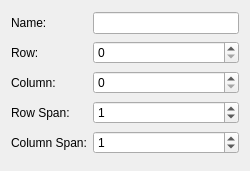
<?xml version="1.0" encoding="UTF-8"?>
<ui version="4.0">
 <class>WidgetDialogGenerator</class>
 <widget class="QDialog" name="WidgetDialogGenerator">
  <property name="geometry">
   <rect>
    <x>0</x>
    <y>0</y>
    <width>250</width>
    <height>171</height>
   </rect>
  </property>
  <property name="sizePolicy">
   <sizepolicy hsizetype="Ignored" vsizetype="Ignored">
    <horstretch>0</horstretch>
    <verstretch>0</verstretch>
   </sizepolicy>
  </property>
  <property name="windowTitle">
   <string>New Widget...</string>
  </property>
  <layout class="QFormLayout" name="formLayout">
   <item row="1" column="0">
    <widget class="QLabel" name="label">
     <property name="sizePolicy">
      <sizepolicy hsizetype="Preferred" vsizetype="Preferred">
       <horstretch>0</horstretch>
       <verstretch>1</verstretch>
      </sizepolicy>
     </property>
     <property name="text">
      <string>Row:</string>
     </property>
    </widget>
   </item>
   <item row="2" column="0">
    <widget class="QLabel" name="label_2">
     <property name="sizePolicy">
      <sizepolicy hsizetype="Preferred" vsizetype="Preferred">
       <horstretch>0</horstretch>
       <verstretch>1</verstretch>
      </sizepolicy>
     </property>
     <property name="text">
      <string>Column:</string>
     </property>
    </widget>
   </item>
   <item row="3" column="0">
    <widget class="QLabel" name="label_3">
     <property name="sizePolicy">
      <sizepolicy hsizetype="Preferred" vsizetype="Preferred">
       <horstretch>0</horstretch>
       <verstretch>1</verstretch>
      </sizepolicy>
     </property>
     <property name="text">
      <string>Row Span:</string>
     </property>
    </widget>
   </item>
   <item row="4" column="0">
    <widget class="QLabel" name="label_4">
     <property name="sizePolicy">
      <sizepolicy hsizetype="Preferred" vsizetype="Preferred">
       <horstretch>0</horstretch>
       <verstretch>1</verstretch>
      </sizepolicy>
     </property>
     <property name="text">
      <string>Column Span:</string>
     </property>
    </widget>
   </item>
   <item row="0" column="0">
    <widget class="QLabel" name="label_5">
     <property name="sizePolicy">
      <sizepolicy hsizetype="Preferred" vsizetype="Preferred">
       <horstretch>0</horstretch>
       <verstretch>1</verstretch>
      </sizepolicy>
     </property>
     <property name="text">
      <string>Name:</string>
     </property>
    </widget>
   </item>
   <item row="0" column="1">
    <widget class="QLineEdit" name="nameInput"/>
   </item>
   <item row="1" column="1">
    <widget class="QSpinBox" name="rowInput">
     <property name="maximum">
      <number>1000</number>
     </property>
    </widget>
   </item>
   <item row="2" column="1">
    <widget class="QSpinBox" name="colInput">
     <property name="maximum">
      <number>1000</number>
     </property>
    </widget>
   </item>
   <item row="3" column="1">
    <widget class="QSpinBox" name="rowSpanInput">
     <property name="maximum">
      <number>1000</number>
     </property>
     <property name="value">
      <number>1</number>
     </property>
    </widget>
   </item>
   <item row="4" column="1">
    <widget class="QSpinBox" name="colSpanInput">
     <property name="maximum">
      <number>1000</number>
     </property>
     <property name="value">
      <number>1</number>
     </property>
    </widget>
   </item>
  </layout>
 </widget>
 <resources/>
 <connections/>
</ui>
